Frame 1 (no input): blank canvas, image omitted
Frame 60 (no input): blank canvas, image omitted
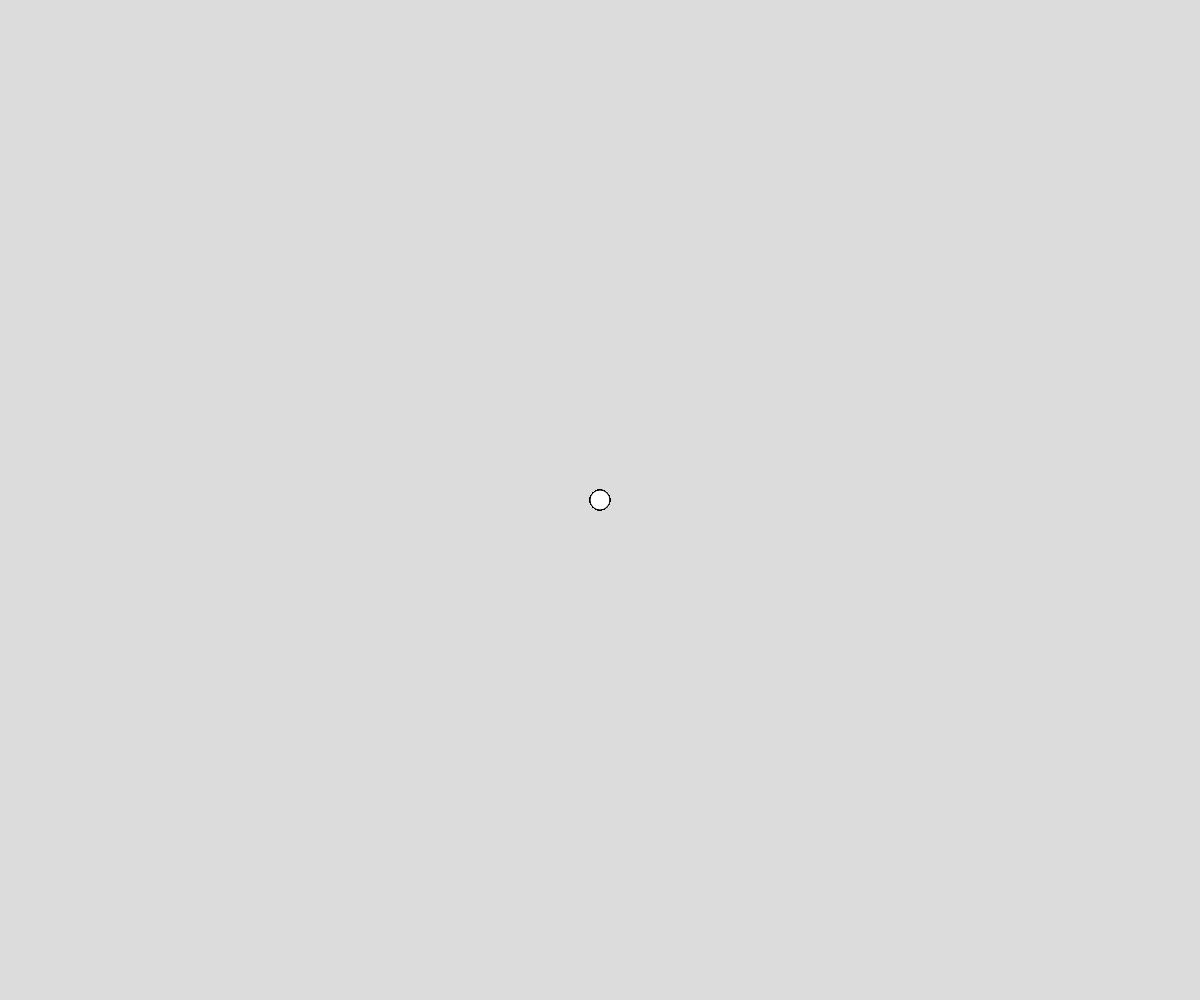
Frame 120 (the mouse pressed at the canvas centre since frame 60)

The p5.js sketch whose frames 1 and 60 were blank and that drew this single picture after the mouse press (run headless with seeded random() and noise() and a simulated clock; from frame 60 on, the mouse is pressed at the canvas centre):

// p5.js sketch
// ── sketch.js
// Working with Vectors
// Adrian Chan
// November 21, 2025

// GLOBAL VARIABLES
let objects = [];

function setup() {
  createCanvas(windowWidth, windowHeight);
}

function draw() {
  background(220);
  if (mouseIsPressed){
    objects.push(new Ball(mouseX, mouseY));
  }

  for(let o of objects){
    if (keyIsDown(32)){
      o.move();
    }
    //o.calcMouse();
    
    o.display();
  }
}

class Ball{
  constructor(x, y){
    this.pos = createVector(x, y);
    this.vel = createVector(random(5, -5), -5);
    this.grav = createVector(0, 0.2);
  }

  calcMouse(){
    // Mouse vector "attractor" calculation
    this.grav = createVector(mouseX, mouseY);
    this.grav.sub(this.pos);
    this.grav.normalize();  // set hypotenuse  1
    this.grav.mult(4);
  }

  move(){
    this.vel.add(this.grav);
    this.vel.limit(20)  // Can't go outside 20 and -20
    this.pos.add(this.vel);

    // Wallbounce
    if(this.pos.x<0 || this.pos.x>width){
      this.vel.x *= -1;
    }

    // Floor bounce 
    if(this.pos.y > height){
      this.vel.y *= -1  ;
    }
  }

  display(){
    // Display ball 
    stroke(0);
    circle(this.pos.x, this.pos.y, 20);

    // Display vectors
    if (false){
      stroke(255, 0, 0);
      line(0, 0, this.pos.x, this.pos.y);
      let endX =  this.pos.x + this.vel.x;
      let endY =   this.pos.y + this.vel.y;

      stroke(0, 0, 255);
      line(this.pos.x, this.pos.y,endX, endY);

      stroke(0, 255, 0);
      line(endX, endY, endX + this.grav.x, endY + this.grav.y);
    }
  }

}
